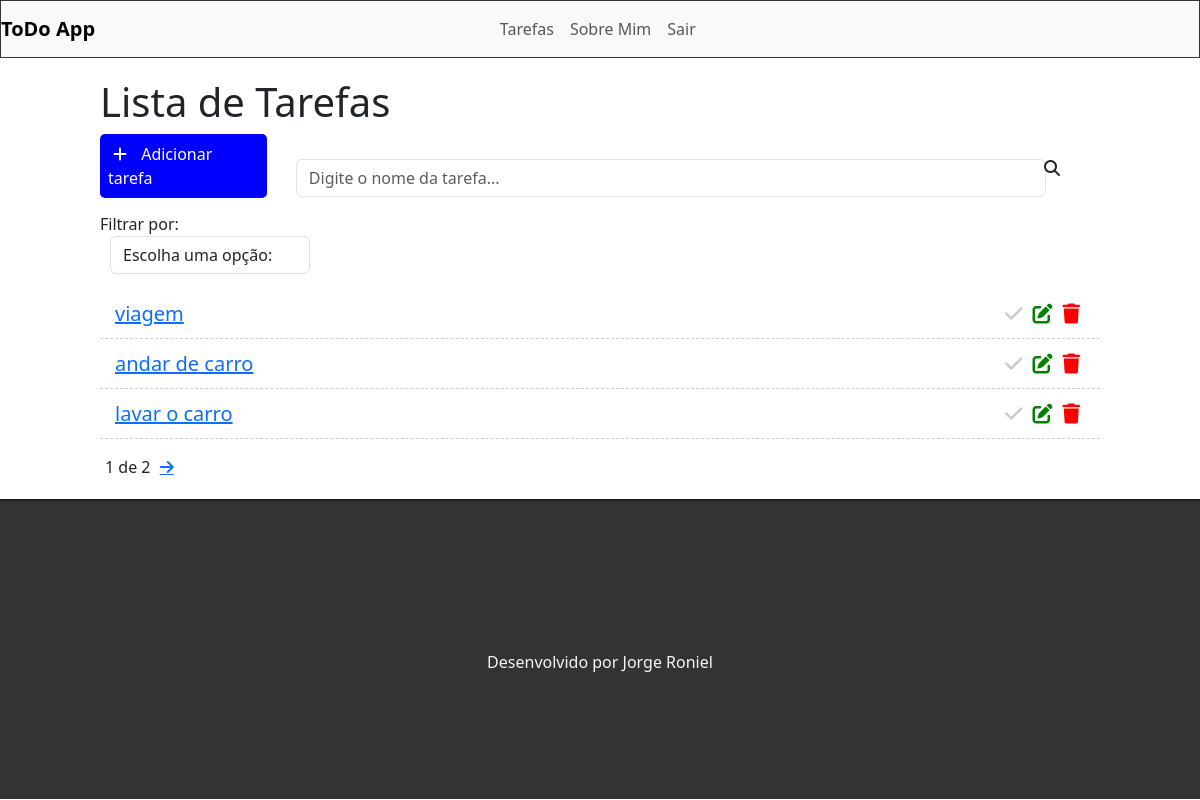
Page / (signed in) on the earlier database version.
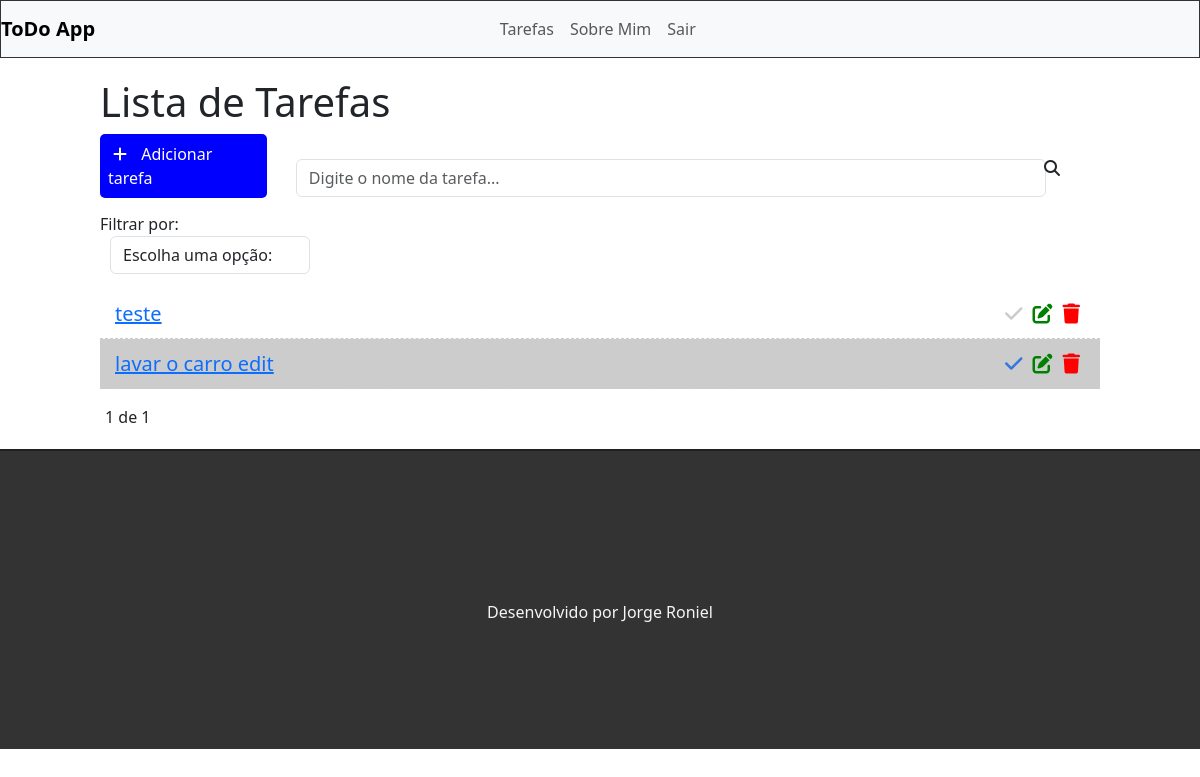
Same page on the later database version.
### task/models.py (models this page shows)
class Tarefa(models.Model):
    STATUS = (
        ('doing', 'Doing'),
        ('done', 'Done'),
    )
    titulo = models.CharField(max_length=255)
    descricao = models.TextField()
    done = models.CharField(max_length=5, choices=STATUS)
    data_criacao = models.DateTimeField(auto_now_add=True)
    data_update = models.DateTimeField(auto_now=True)
    usuario = models.ForeignKey(get_user_model(), on_delete=models.CASCADE)

### task/views.py (the view)
# urls.py: path('', views.tasksList),
@login_required(login_url='/login/')
def tasksList(request):
    usuario = request.user
    search = request.GET.get('search')
    filtro = request.GET.get('filter')
    if search:
        tasks = Tarefa.objects.filter(usuario=usuario, titulo__icontains=search)
    elif filtro:
        tasks = Tarefa.objects.filter(usuario=usuario, done=filtro)
    else:
        tasks_list = Tarefa.objects.filter(usuario=usuario).order_by('-data_criacao')
        paginator = Paginator(tasks_list, 3)
        page = request.GET.get('page')
        tasks = paginator.get_page(page)
    return render(request, 'lista.html', {'tasks': tasks})

### task/Templates/lista.html (shortened to what this page needs)
{% extends 'model-page.html' %}
{% block content %}
    <div class="offset-1 col-10  list-div">
        <h1>Lista de Tarefas</h1>
        <a id="add-link" href="newtask/">
            <div class="col-2 add-div">
                <i class="fas fa-plus"></i> Adicionar tarefa
            </div>
        </a>
        <div class="col-9 search-div">
            <form method="GET" id="search-form">
                <input class="form-control" type="text" id="search" name="search" placeholder="Digite o nome da tarefa..." value="{{request.GET.search}}">
                <i class="fas fa-search" id="search-btn"></i>
            </form>
        </div>
        <div class="col-2 filter-div">
            <span>Filtrar por:</span>
            <select name="filter" id="filter" class="form-control">
                <option value="">Escolha uma opção:</option>
            </select>
        </div>
        <ul class="task-list">
            {% for task in tasks %}
            {% if task.done == 'doing' %}
                <li class="task-item">
            {% else %}
                <li class="task-item done">
            {% endif %}
                    <span><a href="/task/{{task.id}}">{{task.titulo}}</a></span>
                    <a href="delete/{{task.id}}" id="deleteBtn"><span><i class="fas fa-trash"></i></span></a>
                    <a href="edit/{{task.id}}"><span><i class="fas fa-edit"></i></span></a>
                    <a href="status/{{task.id}}"><span><i class="fas fa-check"></i></span></a>
                </li>
            {% endfor %}
        </ul>
        <div class="pagination">
            <span class="step-links">
                {% if tasks.paginator.num_pages %}
                <span class="current">
                    {{tasks.number}} de {{tasks.paginator.num_pages}}
                </span>
                {% endif %}
                {% if tasks.has_next %}
                    <a href="?page={{tasks.next_page_number}}" class="fas fa-arrow-right"></a>
                {% endif %}
            </span>
        </div>
    </div>
{% endblock %}

Differences in the rows shown:
removed Tarefa: titulo "viagem"
removed Tarefa: titulo "andar de carro"
added Tarefa: titulo "teste"
changed Tarefa: done "doing" → "Doing" (drawn); titulo "lavar o carro" → "lavar o carro edit"
Other differences:
{{ tasks.paginator.num_pages }}: "2" → "1"
